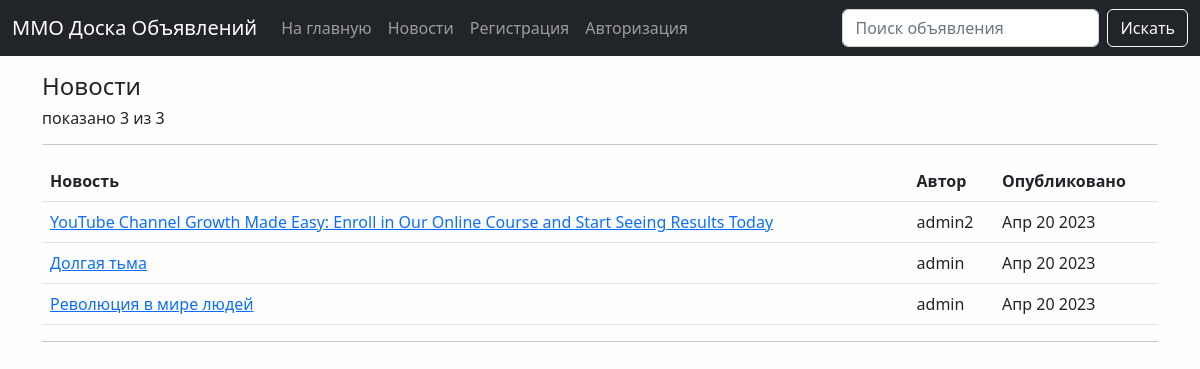
Page /news/ on the committed database.
### board/models.py (models this page shows, shortened)
class News(models.Model):
    title = models.CharField('Новость', max_length=100)
    content = RichTextUploadingField('Содержание')
    created_at = models.DateTimeField(auto_now_add=True)
    author = models.ForeignKey(
        User,
        on_delete=models.CASCADE,
        related_name='news',
        verbose_name='Автор',
    )
    class Meta:
        verbose_name = 'Новость'
        verbose_name_plural = 'Новости'
        ordering = ['-created_at']

### board/views.py (the view)
# urls.py: path('news/', NewsList.as_view(), name='news_list'),
class NewsList(ListView):
    model = News
    template_name = 'board/news_list.html'
    queryset = News.objects.all()
    context_object_name = 'news_list'
    paginate_by = 10

### board/templates/board/news_list.html (shortened to what this page needs)
{% extends 'base.html' %}
{% block content %}
    <h4>Новости</h4>
    <h6>показано {{ news_list|length }} из {{ paginator.count }}</h6>
    <hr>
    {% if news_list %}
        <center>
            <table class="table">
                <thead>
                    <tr>
                        <th scope="col">Новость</th>
                        <th scope="col">Автор</th>
                        <th scope="col">Опубликовано</th>
                    </tr>
                </thead>
                <tbody>
                    {% for news in news_list %}
                        <tr>
                            <td><a href="{% url 'board:news_detail' news.pk %}">{{ news.title }}</a></td>
                            <td>{{ news.author }}</td>
                            <td>{{ news.created_at|date:'M d Y' }}</td>
                        </tr>
                    {% endfor %}
                </tbody>
            </table>
        </center>
    {% else %}
        <h6>Новости отсутствуют.</h6>
    {% endif %}
    <hr>
{% endblock %}

### MMORPG_Board/static/css/style.css (style rules this page uses)
body { background-color: #fefefe; }

### rows in the picture
News: title "YouTube Channel Growth Made Easy: Enroll in Our Online Course and Start Seeing Results Today", author "admin2", created_at "Апр 20 2023"
News: title "Долгая тьма", author "admin", created_at "Апр 20 2023"
News: title "Революция в мире людей", author "admin", created_at "Апр 20 2023"

### other values in the picture
{{ news_list|length }} "3"
{{ paginator.count }} "3"
